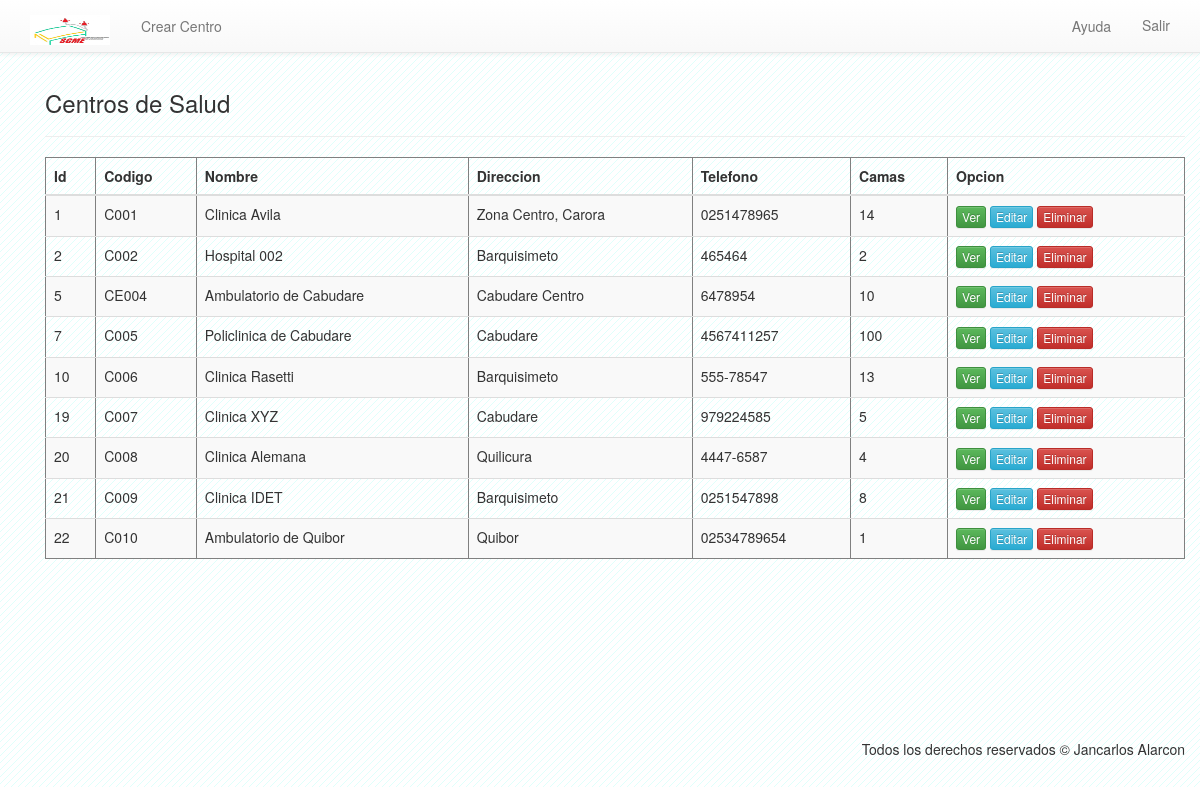
The page /index.php?cargar=centros_inicio (signed in) on the database its author committed.
### tables this page shows
CREATE TABLE IF NOT EXISTS `centros` (
  `id` int(11) NOT NULL AUTO_INCREMENT,
  `codigo` varchar(10) NOT NULL,
  `nombre` varchar(100) NOT NULL,
  `direccion` varchar(150) NOT NULL,
  `telefono` varchar(12) NOT NULL,
  `camas` int(11) NOT NULL,
  PRIMARY KEY (`id`)
);

### clases/Conexion.php (called while the page is built, shortened)
<?php
    class Conexion{
        public function __construct(){
            $this->bd = "sgmdb";
        }
        public function consultaRetorno($sql)
        {
            $consulta = mysql_query($sql) or die($sql."<br/><br/>".mysql_error());
            return $consulta;
        }
    }
?>

### modulos/ControladorCentros.php (called while the page is built, shortened)
<?php
    include_once("clases/Centro.php");
    class controladorCentros{
        private $centro;
        public function __construct(){
            $this->centro = new Centro();
        }
        public function index(){
            $resultado = $this->centro->listar();
            return $resultado;
        }
    }
?>

### clases/Centro.php (called while the page is built, shortened)
    <?php
    include_once('Conexion.php');
    class Centro{
        private $con;
        public function __construct(){
            $this->con = new Conexion();
        }
        public function listar(){
            $sql = "SELECT * FROM centros";
            $resultado = $this->con->consultaRetorno($sql);
            return $resultado;
        }
    }
?>

### vistas/centros/centros_inicio.php (the view, shortened to what this page needs)
<?php
	$controladorCentros = new controladorCentros();
	$resultadoCentros = $controladorCentros->index();
?>
<nav class="navbar navbar-default navbar-fixed-top">
	<div class="container">
	  <div class="navbar-header">
	    <a class="navbar-brand" href="index.php"><img src="imagenes/logo.png" width="80" height="30"/></a>
	  </div>
	  <div id="navbar" class="navbar-collapse collapse">
	  	<ul class="nav navbar-nav">
	  		<li>
	  			<a href="#nuevo" role="button" class="btn" data-toggle="modal" data-target="#ModalCrearCentro">Crear Centro</a>
	      	</li>
	  	</ul>
	    <ul class="nav navbar-nav navbar-right">
	    	<li>
				<a href="#nuevo" role="button" class="btn" data-toggle="modal" data-target="#ModalAyuda">Ayuda</a>
			</li>
	       	<li>
				<a href="clases/cerrar_sesion.php">Salir</a>
	        </li>
	    </ul>
	  </div>
	</div>
</nav>
<div class="row-fluid">
	<div class="container">
		<h3>Centros de Salud</h3>
		<hr>
		<table border="1" align="center" class="table table-striped">
			<thead>
				<th>Id</th>
				<th>Codigo</th>
				<th>Nombre</th>
				<th>Direccion</th>
				<th>Telefono</th>
				<th>Camas</th>
				<th>Opcion</th>
			</thead>
			<tbody>
				<?php while($row_centro = mysql_fetch_array($resultadoCentros)): ?>
					<tr>
						<td><?php echo $row_centro['id']; ?></td>
						<td><?php echo $row_centro['codigo']; ?></td>
						<td><?php echo $row_centro['nombre']; ?></td>
						<td><?php echo $row_centro['direccion']; ?></td>
						<td><?php echo $row_centro['telefono']; ?></td>
						<td><?php echo $row_centro['camas']; ?></td>
						<td>
							<a class="btn btn-xs btn-success" href="?cargar=centros_ver&id=<?php echo $row_centro['id']; ?>" role="button">Ver</a>
							<a class="btn btn-xs btn-info" href="?cargar=centros_editar&id=<?php echo $row_centro['id']; ?>" role="button">Editar</a>
							<a class="btn btn-xs btn-danger" href="?cargar=centros_eliminar&id=<?php echo $row_centro['id']; ?>" role="button">Eliminar</a>
						</td>
					</tr>
				<?php endwhile; ?>
			</tbody>
		</table>
	</div>
</div>

### css/navbar-fixed-top.css (style rules this page uses)
body { min-height: 2000px; padding-top: 70px; }

### vistas/centros/centros_inicio.php (style rules this page uses)
body { background-image: url(imagenes/background2.png); background-repeat: repeat; }

### rows shown on the page
centros: id "1", codigo "C001", nombre "Clinica Avila", direccion "Zona Centro, Carora", telefono "0251478965", camas "14"
centros: id "2", codigo "C002", nombre "Hospital 002", direccion "Barquisimeto", telefono "465464", camas "2"
centros: id "5", codigo "CE004", nombre "Ambulatorio de Cabudare", direccion "Cabudare Centro", telefono "6478954", camas "10"
centros: id "7", codigo "C005", nombre "Policlinica de Cabudare", direccion "Cabudare", telefono "4567411257", camas "100"
centros: id "10", codigo "C006", nombre "Clinica Rasetti", direccion "Barquisimeto", telefono "555-78547", camas "13"
centros: id "19", codigo "C007", nombre "Clinica XYZ", direccion "Cabudare", telefono "979224585", camas "5"
centros: id "20", codigo "C008", nombre "Clinica Alemana", direccion "Quilicura", telefono "4447-6587", camas "4"
centros: id "21", codigo "C009", nombre "Clinica IDET", direccion "Barquisimeto", telefono "0251547898", camas "8"
centros: id "22", codigo "C010", nombre "Ambulatorio de Quibor", direccion "Quibor", telefono "02534789654", camas "1"
